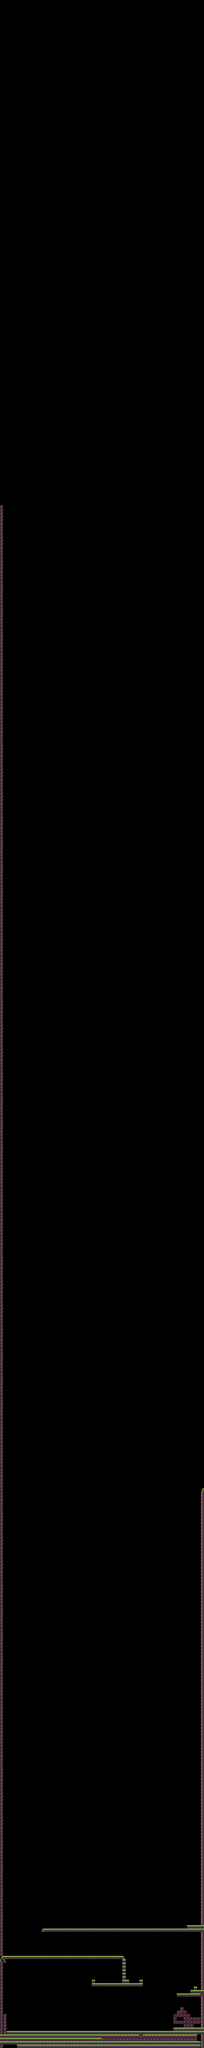

Rendered tile map (Tiled .tmx) drawn with the repository's tilesets; below, a short description and the map source with its tile grids summarised:
An orthogonal 60x600 tile map with 16x16 px tiles, 2 tile layers (Tile Layer 2, Tile Layer 1), 2 tilesets.

<map version="1.10" tiledversion="1.10.2" orientation="orthogonal" renderorder="right-down" width="60" height="600" tilewidth="16" tileheight="16" infinite="0" nextlayerid="3" nextobjectid="1">
 <tileset firstgid="1" name="TilesExamples" tilewidth="16" tileheight="16" tilecount="390" columns="26">
  <image source="Foreground/TilesExamples.png" width="416" height="240" />
 </tileset>
 <tileset firstgid="391" name="0x72_16x16RobotTileset.v1" tilewidth="16" tileheight="16" tilecount="1024" columns="32">
  <image source="Foreground/0x72_16x16RobotTileset.v1.png" width="512" height="512" />
 </tileset>
 <layer id="2" name="Tile Layer 2" width="60" height="600">
  <data>[36000 cells, 0 non-empty, 0 distinct tile ids]</data>
 </layer>
 <layer id="1" name="Tile Layer 1" width="60" height="600">
  <data>[36000 cells, 1064 non-empty, 13 distinct tile ids]</data>
 </layer>
</map>
